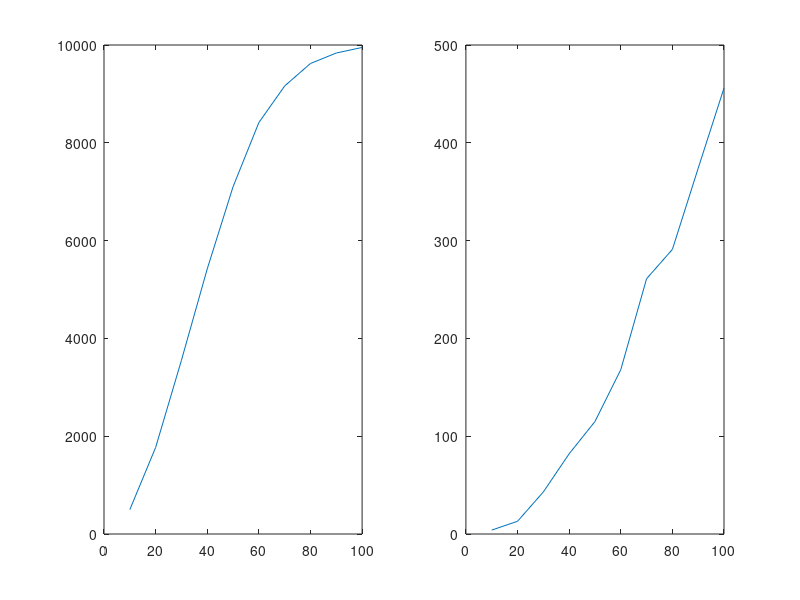

The MATLAB script that drew this image:
dardos = linspace(10,100,10);
alvos = 1000;
N = 10000;
i=0;
Prob_experiencias_valida = zeros(10,1);

for n_dardos = linspace(10,100,10)
    i = i +1;
    n_experiencias_validas = 0;
    experiencia = randi(alvos,n_dardos,N);

    for col = 1:N
        lancamento = experiencia(:,col);
        lancamento_sem_repaticoes = unique(lancamento);
        comprimento_coluna = length(lancamento_sem_repaticoes);
        if(comprimento_coluna)<n_dardos
            n_experiencias_validas = n_experiencias_validas + 1;
        end
    end

    Prob_experiencias_valida(i,1)=n_experiencias_validas;

end

subplot(1,2,1)
plot(dardos,Prob_experiencias_valida)

dardos = linspace(10,100,10);
alvos = 100000;
N = 10000;
i=0;
Prob_experiencias_valida = zeros(10,1);

for n_dardos = linspace(10,100,10)
    i = i +1;
    n_experiencias_validas = 0;
    experiencia = randi(alvos,n_dardos,N);

    for col = 1:N
        lancamento = experiencia(:,col);
        lancamento_sem_repaticoes = unique(lancamento);
        comprimento_coluna = length(lancamento_sem_repaticoes);
        if(comprimento_coluna)<n_dardos
            n_experiencias_validas = n_experiencias_validas + 1;
        end
    end

    Prob_experiencias_valida(i,1)=n_experiencias_validas;

end

subplot(1,2,2)
plot(dardos,Prob_experiencias_valida)